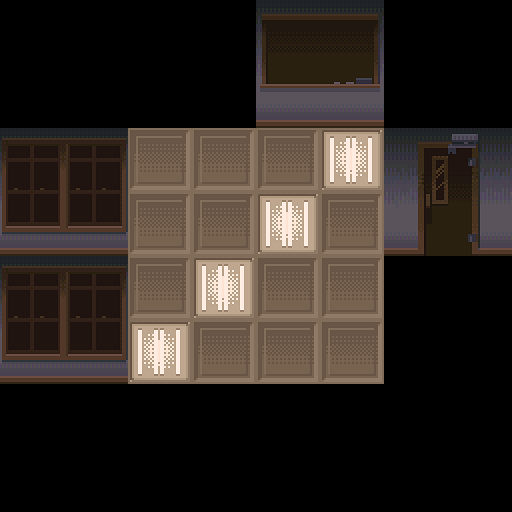

A level layout from a 2D game, rendered from its tile map. Below: a short description, then the map file with its tile-grid data intact:
An orthogonal 4x4 tile map with 128x128 px tiles, 3 tile layers (Floor, Ceiling, Walls) and 5 objects (Spawn, ActivateEast, Enter).

<map version="1.5" tiledversion="1.7.2" orientation="orthogonal" renderorder="right-down" width="4" height="4" tilewidth="128" tileheight="128" infinite="0" nextlayerid="8" nextobjectid="36">
 <properties>
  <property name="AmbientLight" type="float" value="0.25" />
  <property name="Name" value="Music Class" />
  <property name="Wall" value="ClassroomWall" />
 </properties>
 <tileset firstgid="1" source="Walls.tsx" />
 <layer id="1" name="Floor" width="4" height="4">
  <data encoding="csv">
0,0,0,0,
0,4,4,0,
0,4,4,0,
0,0,0,0
</data>
 </layer>
 <layer id="3" name="Ceiling" width="4" height="4">
  <data encoding="csv">
0,0,0,0,
0,11,9,0,
0,9,11,0,
0,0,0,0
</data>
 </layer>
 <layer id="4" name="Walls" width="4" height="4">
  <data encoding="csv">
0,0,3,0,
13,0,0,6,
13,0,0,0,
0,0,0,0
</data>
 </layer>
 <objectgroup id="2" name="Spawns">
  <object id="34" name="Default" type="Spawn" x="256" y="128" width="128" height="128">
   <properties>
    <property name="Direction" value="West" />
   </properties>
  </object>
 </objectgroup>
 <objectgroup id="5" name="Events">
  <object id="32" name="Door to Foyer" type="ActivateEast" x="384" y="128" width="128" height="128">
   <properties>
    <property name="Script" value="ChangeMap SchoolOrigin FromClass6" />
   </properties>
  </object>
  <object id="35" name="Empty Room" type="Enter" x="256" y="128" width="128" height="128">
   <properties>
    <property name="Script">Conversation EmptyRoom
DisableEvent</property>
   </properties>
  </object>
 </objectgroup>
 <objectgroup id="6" name="Lighting">
  <object id="29" x="256" y="128" width="128" height="128" />
  <object id="30" x="256" y="256" width="128" height="128" />
 </objectgroup>
 <objectgroup id="7" name="Walls" />
</map>
